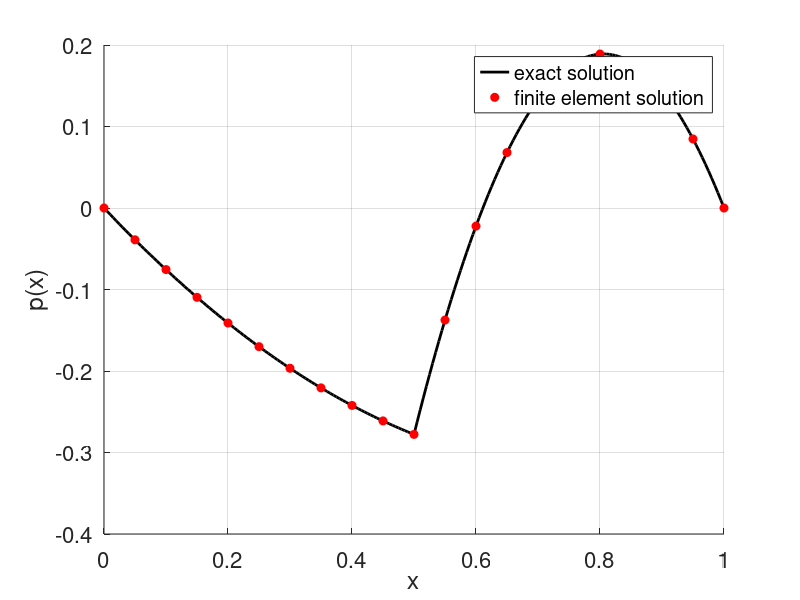

Here is the MATLAB script that generated this plot:
close all; clear all; clc;
% basic settings
f1 = 1;
f2 = -0.1;
a  = 0;
b  = 0;
L = 1; N = 21;
nod = linspace(0,L,N)'; ele = [1:N-1; 2:N]';
nnod= size(nod,1); [nele,etyp] = size(ele);
s = zeros(nele,1); f = zeros(nele,1);
for ee = 1:nele
    elee = ele(ee,:); node = nod(elee,:);
    xc = mean(node(:,1));
    if(xc<=0.5) f(ee) = f1; end
    if(xc>0.5) f(ee) = f2; end 
    s(ee) = 1;
end
dbc = [1,a; N,b];
% element 
Kidx = zeros(nele*etyp^2,1);
Kjdx = zeros(nele*etyp^2,1); Ktmp = zeros(nele*etyp^2,1);
Kflag = 0; F = zeros(nnod,1);
for ee = 1:nele
    elee = ele(ee,:); node = nod(elee,:); 
    fe = f(ee); se = s(ee);
    dL = node(2) - node(1);
    Ke = [1 -1;-1 1]/dL;
    Fe = -se*[0.5; 0.5]*dL;
    list = elee';
    Kidx(Kflag+1:Kflag+etyp^2) = [list;list];
    Kjdx(Kflag+1:Kflag+etyp^2) = [list list]';
    Ktmp(Kflag+1:Kflag+etyp^2) = fe*Ke(:); Kflag = Kflag + etyp^2;
    F(list) = F(list) + Fe;
end
Kstiff = sparse(Kidx(1:Kflag),Kjdx(1:Kflag),Ktmp(1:Kflag),nnod,nnod);
largevalue              = 1.0e8;
indexI                  = zeros(size(dbc,1),1);
KBCtmp                  = zeros(size(dbc,1),1);
Kdiag                   = diag(Kstiff);
Kii                     = Kdiag(dbc(:,1));
for ii = 1:size(dbc,1)
    bcdofs              = dbc(ii,1);
    bcvalu              = dbc(ii,2);
    indexI(ii)          = bcdofs;
    KBCtmp(ii)          = -Kii(ii) + Kii(ii) * largevalue;
end
F(dbc(:,1),1) = largevalue*Kii.*dbc(:,2);
KBC = sparse(indexI,indexI,KBCtmp,size(Kstiff,1),size(Kstiff,2) );
Kstiff = Kstiff + KBC;
% solve 
p = Kstiff\F;
% plot
figure(1); hold on; grid on;
set(gcf,'position',[0,0,800,400]); set(gcf,'color',[1 1 1]*(238-1)/256);
x = linspace(0,L,201)'; 
A = -(3*f1+f2+8*(a-b)*f1*f2)/(4*(f1+f2)); B = a;
C = b + (f1-f2+8*(a-b)*f1*f2)/(4*f2*(f1+f2));
p1 = x.^2/2/f1 + A*x/f1 + B;
p2 = x.^2/2/f2 + A*x/f2 + C;
p_exact = (x<=0.5).*p1 + (x>0.5).*p2;
plot(x,p_exact,'k-','linewidth',2);
x = linspace(0,L,N)'; 
plot(x,p,'ro','markersize',6,'markerfacecolor','r');
legend('exact solution','finite element solution');
xlabel('x'); ylabel('p(x)'); set(gca,'fontsize',16);
